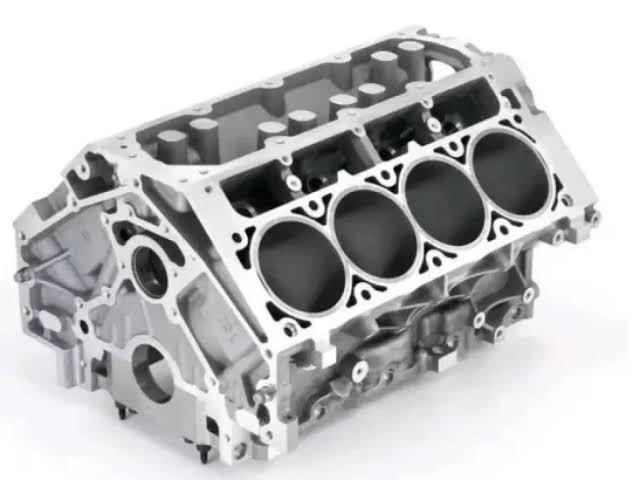
#> input picture block_motor.jpg, 640 x 480 px
$ python tp4-3.py
#> lines starting #> are read from the running program, lines starting #| are printed output that depends on the picture; after the words box and inside, x2 and y2 are one past the last pixel; in counts of white or black regions, pixels touching at a corner belong together

import numpy as np
import matplotlib.pyplot as plt
import cv2

def process_circles(image_path='block_motor.jpg'):

#> called with image_path = 'block_motor.jpg'
    try:
        original_img = cv2.imread(image_path)
#> original_img is the input picture: shape (480, 640, 3); mean B, G, R 192, 191.2, 190.9
        if original_img is None: raise FileNotFoundError

        output_img = original_img.copy()
        gray_img = cv2.cvtColor(original_img, cv2.COLOR_BGR2GRAY)

        gray_img = cv2.medianBlur(gray_img, 5)

        print("\n--- Detección de Circunferencias ---")
        print("Aplicando Transformada de Hough para Círculos...")

        circles = cv2.HoughCircles(gray_img, cv2.HOUGH_GRADIENT, dp=1.2, minDist=40,
                                   param1=50, param2=30, minRadius=20, maxRadius=50)
#> circles = 32 rows, first 8: [309, 269.4, 49.28], [63, 240.6, 47.96], [102.6, 255, 49.28], [173.4, 261, 42.68], [59.4, 300.6, 41.36], [369, 223.8, 42.68], [288.6, 352.2, 47.96], [238.2, 317.4, 49.28]

        num_circles = 0
        if circles is not None:
            circles = np.uint16(np.around(circles))
#> circles = 32 rows, first 8: [309, 269, 49], [63, 241, 48], [103, 255, 49], [173, 261, 43], [59, 301, 41], [369, 224, 43], [289, 352, 48], [238, 317, 49]
            num_circles = len(circles[0, :])
#> num_circles = 32
            for i in circles[0, :]:
                # Dibujar la circunferencia exterior en verde
                cv2.circle(output_img, (i[0], i[1]), i[2], (0, 255, 0), 2)
                # Dibujar el centro del círculo en rojo
                cv2.circle(output_img, (i[0], i[1]), 2, (0, 0, 255), 3)
#> this loop made 32 passes
#> i on passes 1 to 12: [309, 269, 49], [63, 241, 48], [103, 255, 49], [173, 261, 43], [59, 301, 41], [369, 224, 43], [289, 352, 48], [238, 317, 49], [136, 374, 39], [373, 359, 47], [503, 165, 40], [273, 391, 49]
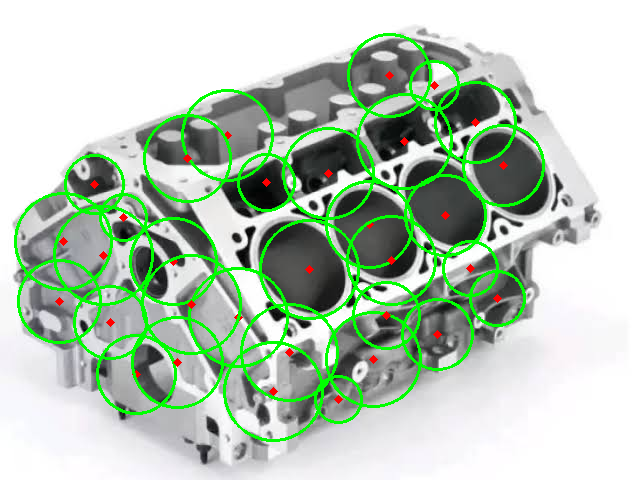
#> output_img: shape (480, 640, 3); 7.75% of pixels changed, all inside (x1, y1, x2, y2) = (14, 33, 545, 442)

        print(f"\nSe detectaron {num_circles} circunferencias.")
#| Se detectaron 32 circunferencias.

        # Visualización de resultados
        plt.figure(figsize=(10, 8))
        plt.imshow(cv2.cvtColor(output_img, cv2.COLOR_BGR2RGB))
        plt.title(f'Resultado Final - {num_circles} círculos detectados')
        plt.axis('off')
        plt.show()

    except FileNotFoundError:
        print(f"Error: No se encontró el archivo '{image_path}'.")


if __name__ == "__main__":
    IMAGE_FILE = 'block_motor.jpg'

    process_circles(IMAGE_FILE)
